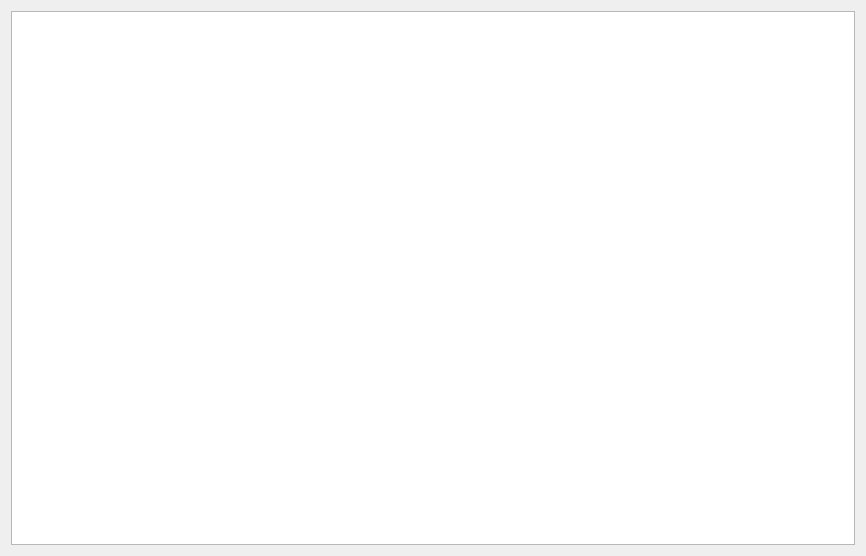
<?xml version="1.0" encoding="UTF-8"?>
<ui version="4.0">
 <class>NetworkGameArea</class>
 <widget class="QWidget" name="NetworkGameArea">
  <property name="geometry">
   <rect>
    <x>0</x>
    <y>0</y>
    <width>866</width>
    <height>556</height>
   </rect>
  </property>
  <property name="windowTitle">
   <string>NetworkGameArea</string>
  </property>
  <layout class="QHBoxLayout" name="horizontalLayout">
   <item>
    <widget class="QGraphicsView" name="graphicsView"/>
   </item>
  </layout>
 </widget>
 <resources/>
 <connections/>
</ui>
